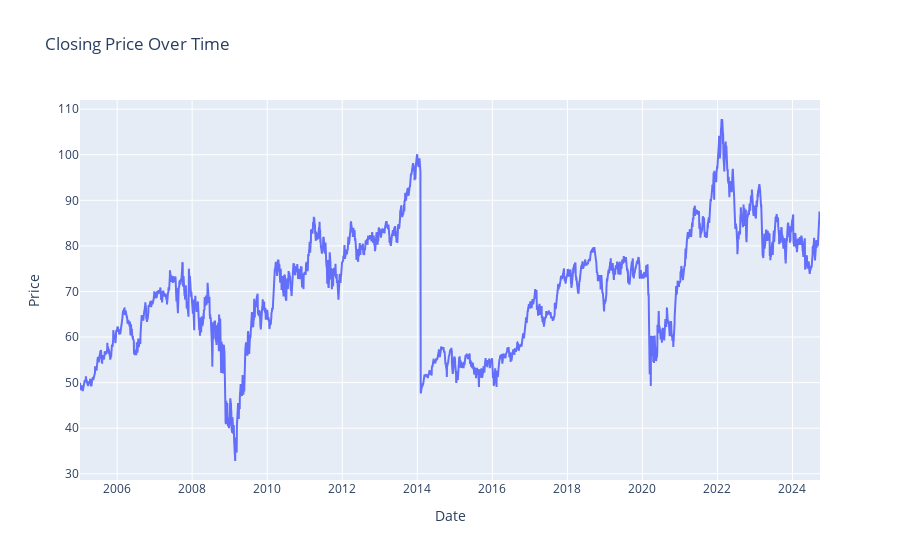

Notebook cell for this chart:
### Code cell
# 2. Line Plot for Closing Prices
fig = go.Figure()
fig.add_trace(go.Scatter(x=df['Date'], y=df['Close'], mode='lines', name='Close Price'))
fig.update_layout(title='Closing Price Over Time', xaxis_title='Date', yaxis_title='Price')

### Figure 1 — Plotly figure (JSON) as saved in the notebook; plotly's stock layout.template omitted (floating-point values rounded to 4 significant figures; data arrays with more than 128 entries replaced by an {"elided": "..."} marker saying what was removed)
{"data": [{"mode": "lines", "name": "Close Price", "type": "scatter", "x": {"elided": "4954 str values"}, "y": {"elided": "4954 float values"}}], "layout": {"title": {"text": "Closing Price Over Time"}, "xaxis": {"title": {"text": "Date"}}, "yaxis": {"title": {"text": "Price"}}}}
